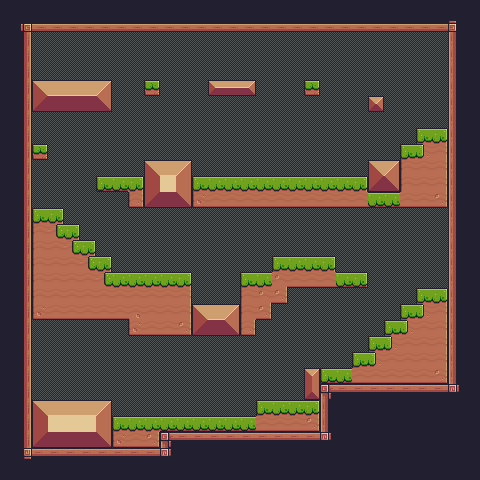

This is a level from a 2D game, rendered from its Tiled map with the project's own tilesets. A one-line summary and the complete map file follow:
An orthogonal 30x30 tile map with 16x16 px tiles, 2 tile layers (prototype, terrain).

<map version="1.9" tiledversion="1.9.2" orientation="orthogonal" renderorder="right-down" width="30" height="30" tilewidth="16" tileheight="16" infinite="0" nextlayerid="6" nextobjectid="2">
 <tileset firstgid="1" source="Terrains.tsx" />
 <layer id="1" name="prototype" width="30" height="30" opacity="0.38">
  <data encoding="csv">
25,25,25,25,25,25,25,25,25,25,25,25,25,25,25,25,25,25,25,25,25,25,25,25,25,25,25,25,25,25,
25,162,162,162,162,162,162,162,162,162,162,162,162,162,162,162,162,162,162,162,162,162,162,162,162,162,162,162,162,25,
25,162,23,23,23,23,23,23,23,23,23,23,23,23,23,23,23,23,23,23,23,23,23,23,23,23,23,23,162,25,
25,162,23,23,23,23,23,23,23,23,23,23,23,23,23,23,23,23,23,23,23,23,23,23,23,23,23,23,162,25,
25,162,23,23,23,23,23,23,23,23,23,23,23,23,23,23,23,23,23,23,23,23,23,23,23,23,23,23,162,25,
25,162,38,38,38,38,38,23,23,31,23,23,23,38,38,38,23,23,23,31,23,23,23,23,23,23,23,23,162,25,
25,162,38,38,38,38,38,23,23,23,23,23,23,23,23,23,23,23,23,23,23,23,23,38,23,23,23,23,162,25,
25,162,23,23,23,23,23,23,23,23,23,23,23,23,23,23,23,23,23,23,23,23,23,23,23,23,23,23,162,25,
25,162,23,23,23,23,23,23,23,23,23,23,23,23,23,23,23,23,23,23,23,23,23,23,23,23,31,31,162,25,
25,162,31,23,23,23,23,23,23,23,23,23,23,23,23,23,23,23,23,23,23,23,23,23,23,31,31,31,162,25,
25,162,23,23,23,23,23,23,23,38,38,38,23,23,23,23,23,23,23,23,23,23,23,38,38,31,31,31,162,25,
25,162,23,23,23,23,31,31,31,38,38,38,31,31,31,31,31,31,31,31,31,31,31,38,38,31,31,31,162,25,
25,162,23,23,23,23,23,23,31,38,38,38,31,31,31,31,31,31,31,31,31,31,31,31,31,31,31,31,162,25,
25,162,31,31,23,23,23,23,23,23,23,23,23,23,23,23,23,23,23,23,23,23,23,23,23,23,23,23,162,25,
25,162,31,31,31,23,23,23,23,23,23,23,23,23,23,23,23,23,23,23,23,23,23,23,23,23,23,23,162,25,
25,162,31,31,31,31,23,23,23,23,23,23,23,23,23,23,23,23,23,23,23,23,23,23,23,23,23,23,162,25,
25,162,31,31,31,31,31,23,23,23,23,23,23,23,23,23,23,31,31,31,31,23,23,23,23,23,23,23,162,25,
25,162,31,31,31,31,31,31,31,31,31,31,23,23,23,31,31,31,31,31,31,31,31,23,23,23,23,23,162,25,
25,162,31,31,31,31,31,31,31,31,31,31,23,23,23,31,31,31,23,23,23,23,23,23,23,23,31,31,162,25,
25,162,31,31,31,31,31,31,31,31,31,31,38,38,38,31,31,23,23,23,23,23,23,23,23,31,31,31,162,25,
25,162,23,23,23,23,23,23,31,31,31,31,38,38,38,31,23,23,23,23,23,23,23,23,31,31,31,31,162,25,
25,162,23,23,23,23,23,23,23,23,23,23,23,23,23,23,23,23,23,23,23,23,23,31,31,31,31,31,162,25,
25,162,23,23,23,23,23,23,23,23,23,23,23,23,23,23,23,23,23,23,23,23,31,31,31,31,31,31,162,25,
25,162,23,23,23,23,23,23,23,23,23,23,23,23,23,23,23,23,23,38,31,31,31,31,31,31,31,31,162,25,
25,162,23,23,23,23,23,23,23,23,23,23,23,23,23,23,23,23,23,38,162,162,162,162,162,162,162,162,162,25,
25,162,38,38,38,38,38,23,23,23,23,23,23,23,23,23,31,31,31,31,162,25,25,25,25,25,25,25,25,25,
25,162,38,38,38,38,38,31,31,31,31,31,31,31,31,31,31,31,31,31,162,25,25,25,25,25,25,25,25,25,
25,162,38,38,38,38,38,31,31,31,162,162,162,162,162,162,162,162,162,162,162,25,25,25,25,25,25,25,25,25,
25,162,162,162,162,162,162,162,162,162,162,25,25,25,25,25,25,25,25,25,25,25,25,25,25,25,25,25,25,25,
25,25,25,25,25,25,25,25,25,25,25,25,25,25,25,25,25,25,25,25,25,25,25,25,25,25,25,25,25,25
</data>
 </layer>
 <layer id="4" name="terrain" width="30" height="30">
  <data encoding="csv">
25,25,25,25,25,25,25,25,25,25,25,25,25,25,25,25,25,25,25,25,25,25,25,25,25,25,25,25,25,25,
25,119,163,163,163,163,163,163,163,163,163,163,163,163,163,163,163,163,163,163,163,163,163,163,163,163,163,163,120,25,
25,141,0,0,0,0,0,0,0,0,0,0,0,0,0,0,0,0,0,0,0,0,0,0,0,0,0,0,139,25,
25,141,0,0,0,0,0,0,0,0,0,0,0,0,0,0,0,0,0,0,0,0,0,0,0,0,0,0,139,25,
25,141,0,0,0,0,0,0,0,0,0,0,0,0,0,0,0,0,0,0,0,0,0,0,0,0,0,0,139,25,
25,141,14,15,15,15,16,0,0,79,0,0,0,83,84,85,0,0,0,79,0,0,0,0,0,0,0,0,139,25,
25,141,60,61,61,61,62,0,0,0,0,0,0,0,0,0,0,0,0,0,0,0,0,86,0,0,0,0,139,25,
25,141,0,0,0,0,0,0,0,0,0,0,0,0,0,0,0,0,0,0,0,0,0,0,0,0,0,0,139,25,
25,141,0,0,0,0,0,0,0,0,0,0,0,0,0,0,0,0,0,0,0,0,0,0,0,0,7,9,139,25,
25,141,79,0,0,0,0,0,0,0,0,0,0,0,0,0,0,0,0,0,0,0,0,0,0,7,81,32,139,25,
25,141,0,0,0,0,0,0,0,14,15,16,0,0,0,0,0,0,0,0,0,0,0,14,16,30,31,32,139,25,
25,141,0,0,0,0,76,77,12,37,38,39,7,8,8,8,8,8,8,8,8,8,9,60,62,30,31,32,139,25,
25,141,0,0,0,0,0,0,56,60,61,62,53,54,54,54,54,54,54,54,54,54,54,77,77,54,54,55,139,25,
25,141,7,9,0,0,0,0,0,0,0,0,0,0,0,0,0,0,0,0,0,0,0,0,0,0,0,0,139,25,
25,141,30,80,9,0,0,0,0,0,0,0,0,0,0,0,0,0,0,0,0,0,0,0,0,0,0,0,139,25,
25,141,30,31,80,9,0,0,0,0,0,0,0,0,0,0,0,0,0,0,0,0,0,0,0,0,0,0,139,25,
25,141,30,31,31,80,9,0,0,0,0,0,0,0,0,0,0,7,8,8,9,0,0,0,0,0,0,0,139,25,
25,141,30,31,31,31,80,8,8,8,8,9,0,0,0,7,8,57,54,54,54,77,78,0,0,0,0,0,139,25,
25,141,30,31,31,31,31,31,31,31,31,32,0,0,0,30,57,55,0,0,0,0,0,0,0,0,7,9,139,25,
25,141,53,54,54,54,54,54,58,31,31,32,14,15,16,30,55,0,0,0,0,0,0,0,0,7,81,32,139,25,
25,141,0,0,0,0,0,0,53,54,54,55,60,61,62,56,0,0,0,0,0,0,0,0,7,81,31,32,139,25,
25,141,0,0,0,0,0,0,0,0,0,0,0,0,0,0,0,0,0,0,0,0,0,7,81,31,31,32,139,25,
25,141,0,0,0,0,0,0,0,0,0,0,0,0,0,0,0,0,0,0,0,0,7,81,31,31,31,32,139,25,
25,141,0,0,0,0,0,0,0,0,0,0,0,0,0,0,0,0,0,17,76,77,54,54,54,54,54,55,139,25,
25,141,0,0,0,0,0,0,0,0,0,0,0,0,0,0,0,0,0,63,116,117,117,117,117,117,117,117,143,25,
25,141,14,15,15,15,16,0,0,0,0,0,0,0,0,0,7,8,8,9,139,25,25,25,25,25,25,25,25,25,
25,141,37,38,38,38,39,7,8,8,77,77,77,77,77,77,54,54,54,55,139,25,25,25,25,25,25,25,25,25,
25,141,60,61,61,61,62,53,54,55,116,117,117,117,117,117,117,117,117,117,143,25,25,25,25,25,25,25,25,25,
25,142,117,117,117,117,117,117,117,117,143,25,25,25,25,25,25,25,25,25,25,25,25,25,25,25,25,25,25,25,
25,25,25,25,25,25,25,25,25,25,25,25,25,25,25,25,25,25,25,25,25,25,25,25,25,25,25,25,25,25
</data>
 </layer>
</map>